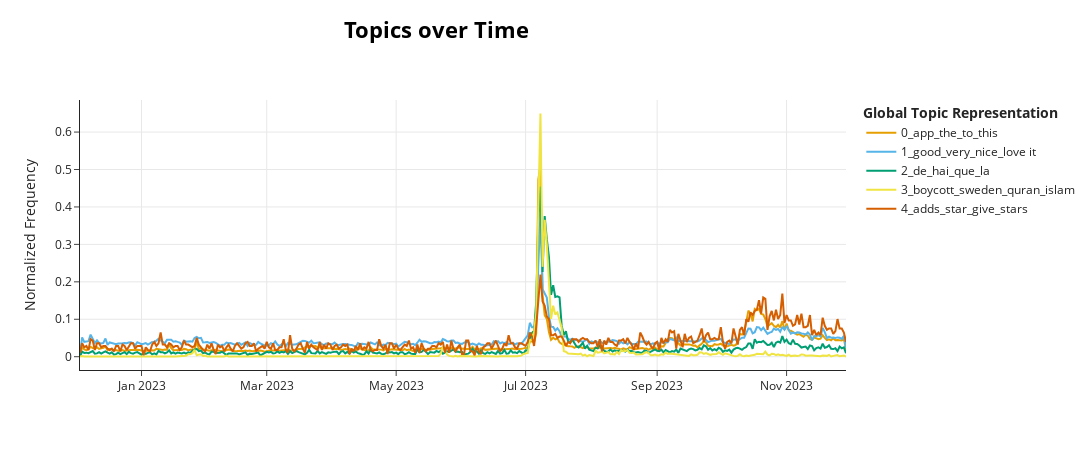

The notebook cell saved with this chart:
### Code cell
topics_model1.visualize_topics_over_time(topics_over_time, top_n_topics=5, normalize_frequency=True)

### Figure 1 — Plotly figure (JSON) as saved in the notebook; plotly's stock layout.template omitted (floating-point values rounded to 4 significant figures; data arrays with more than 128 entries replaced by an {"elided": "..."} marker saying what was removed)
{"data": [{"hoverinfo": "text", "hovertext": {"elided": "362 str values"}, "marker": {"color": "#E69F00"}, "mode": "lines", "name": "0_app_the_to_this", "type": "scatter", "x": {"elided": "362 str values"}, "y": {"elided": "362 float values"}}, {"hoverinfo": "text", "hovertext": {"elided": "362 str values"}, "marker": {"color": "#56B4E9"}, "mode": "lines", "name": "1_good_very_nice_love it", "type": "scatter", "x": {"elided": "362 str values"}, "y": {"elided": "362 float values"}}, {"hoverinfo": "text", "hovertext": {"elided": "362 str values"}, "marker": {"color": "#009E73"}, "mode": "lines", "name": "2_de_hai_que_la", "type": "scatter", "x": {"elided": "362 str values"}, "y": {"elided": "362 float values"}}, {"hoverinfo": "text", "hovertext": {"elided": "262 str values"}, "marker": {"color": "#F0E442"}, "mode": "lines", "name": "3_boycott_sweden_quran_islam", "type": "scatter", "x": {"elided": "262 str values"}, "y": {"elided": "262 float values"}}, {"hoverinfo": "text", "hovertext": {"elided": "362 str values"}, "marker": {"color": "#D55E00"}, "mode": "lines", "name": "4_adds_star_give_stars", "type": "scatter", "x": {"elided": "362 str values"}, "y": {"elided": "362 float values"}}], "layout": {"height": 450, "hoverlabel": {"bgcolor": "white", "font": {"family": "Rockwell", "size": 16}}, "legend": {"title": {"text": "<b>Global Topic Representation"}}, "title": {"font": {"color": "Black", "size": 22}, "text": "<b>Topics over Time</b>", "x": 0.4, "xanchor": "center", "y": 0.95, "yanchor": "top"}, "width": 1250, "xaxis": {"showgrid": true}, "yaxis": {"showgrid": true, "title": {"text": "Normalized Frequency"}}}}
